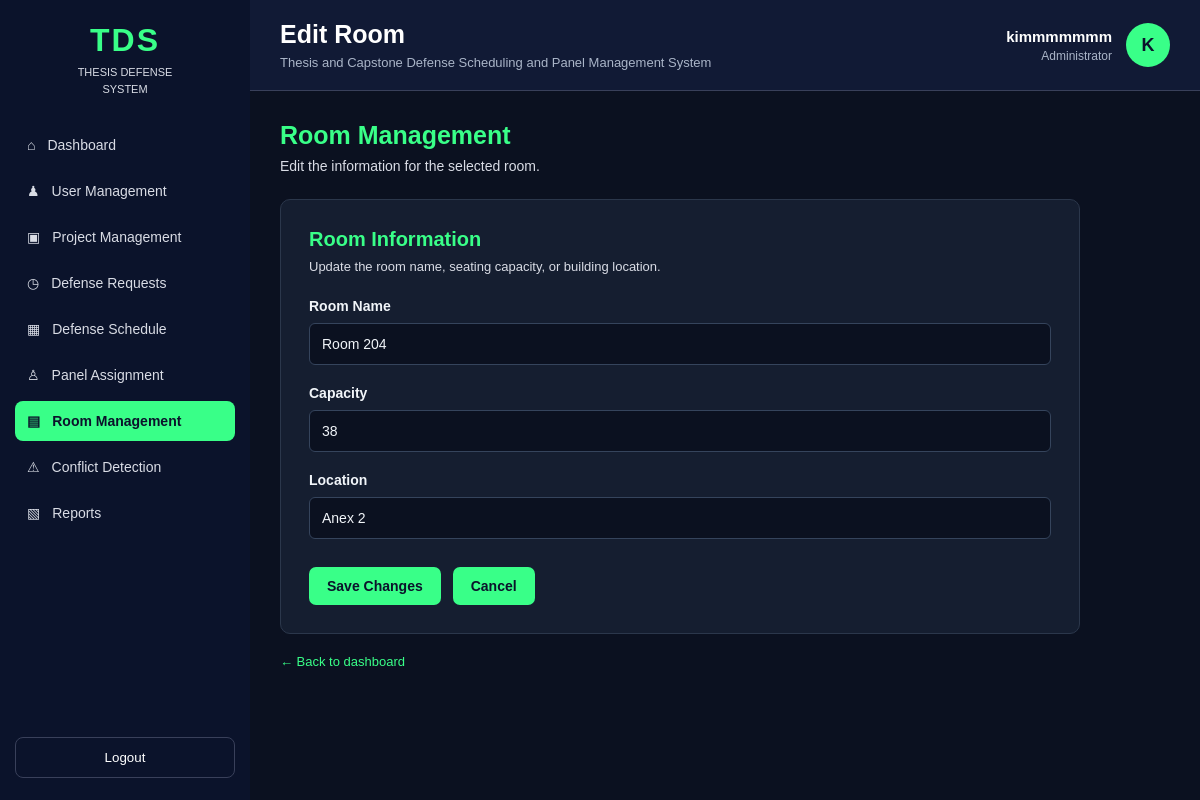
/edit_room.php?room_id=1 (signed in), run on the app's committed database.
### tables this page shows
CREATE TABLE `rooms` (
  `room_id` int(11) NOT NULL,
  `room_name` varchar(100) NOT NULL,
  `capacity` int(11) DEFAULT 10,
  `location` varchar(150) DEFAULT NULL,
  `is_active` tinyint(4) DEFAULT 1
);

### auth.php (called while the page is built, shortened)
<?php
function h($value): string
{
    return htmlspecialchars(
        (string) $value,
        ENT_QUOTES,
        'UTF-8'
    );
}
?>

### edit_room.php (the view, shortened to what this page needs)
<?php
require_once 'auth.php';
require_once 'db.php';
$name = $_SESSION['name'] ?? 'Administrator';
$room_id = filter_input(INPUT_GET, 'room_id', FILTER_VALIDATE_INT);
$stmt = $conn->prepare(
    "SELECT room_id, room_name, capacity, location
     FROM rooms
     WHERE room_id = ?"
);
$stmt->bind_param("i", $room_id);
$stmt->execute();
$result = $stmt->get_result();
$room = $result->fetch_assoc();
?>
<!DOCTYPE html>
<html lang="en">
<head>
    <link rel="stylesheet" href="admin_dashboard.css?v=3">
</head>
<body>
<aside class="sidebar">
    <div class="logo">
        <h2>TDS</h2>
        <p>THESIS DEFENSE<br>SYSTEM</p>
    </div>
    <nav>
        <a href="admin_dashboard.php#dashboard" class="nav-link">⌂ <span>Dashboard</span></a>
        <a href="admin_dashboard.php#users" class="nav-link">♟ <span>User Management</span></a>
        <a href="admin_dashboard.php#projects" class="nav-link">▣ <span>Project Management</span></a>
        <a href="admin_dashboard.php#requests" class="nav-link">◷ <span>Defense Requests</span></a>
        <a href="admin_dashboard.php#schedule" class="nav-link">▦ <span>Defense Schedule</span></a>
        <a href="admin_dashboard.php#panels" class="nav-link">♙ <span>Panel Assignment</span></a>
        <a href="admin_dashboard.php#rooms" class="nav-link active">▤ <span>Room Management</span></a>
        <a href="admin_dashboard.php#conflicts" class="nav-link">⚠ <span>Conflict Detection</span></a>
        <a href="admin_dashboard.php#reports" class="nav-link">▧ <span>Reports</span></a>
    </nav>
    <div class="logout">
        <form action="logout.php" method="POST">
            <button type="submit">Logout</button>
        </form>
    </div>
</aside>
<main class="main-content">
    <header class="topbar">
        <div>
            <h1>Edit Room</h1>
            <p>Thesis and Capstone Defense Scheduling and Panel Management System</p>
        </div>
        <div class="profile">
            <div class="profile-info">
                <strong><?= h($name) ?></strong>
                <small>Administrator</small>
            </div>
            <div class="profile-icon">
                <?= h(strtoupper(substr($name, 0, 1))) ?>
            </div>
        </div>
    </header>
    <section class="content-section active-section edit-room-section">
        <div class="section-heading">
            <h2>Room Management</h2>
            <p>Edit the information for the selected room.</p>
        </div>
        <div class="edit-room-card">
            <h2>Room Information</h2>
            <p class="form-description">
                Update the room name, seating capacity, or building location.
            </p>
            <form method="POST" action="update_room.php">
                <label for="room_name">Room Name</label>
                <input
                    type="text"
                    id="room_name"
                    name="room_name"
                    maxlength="100"
                    value="<?= h($room['room_name']) ?>"
                    required
                >
                <label for="capacity">Capacity</label>
                <input
                    type="number"
                    id="capacity"
                    name="capacity"
                    min="1"
                    value="<?= (int) $room['capacity'] ?>"
                    required
                >
                <label for="location">Location</label>
                <input
                    type="text"
                    id="location"
                    name="location"
                    maxlength="150"
                    value="<?= h($room['location'] ?? '') ?>"
                    required
                >
                <div class="edit-room-actions">
                    <button type="submit" class="btn">
                        Save Changes
                    </button>
                    <a href="admin_dashboard.php#rooms" class="btn">
                        Cancel
                    </a>
                </div>
            </form>
        </div>
        <a href="admin_dashboard.php#rooms" class="edit-room-back">
            ← Back to dashboard
        </a>
    </section>
</main>
</body>
</html>

### admin_dashboard.css (style rules this page uses)
:root { --prompt-blue: #0B132B; --dark-blue: #111A35; --ai-green: #39FF88; --white: #FFFFFF; --border-color: #39405A; --light-gray: #F4F6F8; --text-gray: #6B7280; }
* { margin: 0; padding: 0; box-sizing: border-box; }
body { font-family: Arial, sans-serif; background: var(--light-gray); color: #222; }
.sidebar { position: fixed; top: 0; left: 0; width: 250px; height: 100vh; overflow-y: auto; padding: 22px 15px; background: var(--prompt-blue); color: var(--white); display: flex; flex-direction: column; }
.logo { text-align: center; margin-bottom: 28px; }
.logo h2 { font-size: 32px; color: var(--ai-green); letter-spacing: 2px; }
.logo p { font-size: 11px; line-height: 1.5; margin-top: 5px; color: #D9DCE5; }
nav { display: flex; flex-direction: column; gap: 6px; }
.nav-link { display: flex; align-items: center; gap: 12px; padding: 12px; border-radius: 8px; text-decoration: none; color: #D9DCE5; font-size: 14px; transition: 0.2s; }
.nav-link.active { background: var(--ai-green); color: var(--prompt-blue); font-weight: bold; }
.logout { margin-top: auto; padding-top: 20px; }
.logout button { width: 100%; padding: 12px; color: white; background: transparent; border: 1px solid var(--border-color); border-radius: 8px; cursor: pointer; }
.main-content { margin-left: 250px; min-height: 100vh; }
.topbar { min-height: 90px; padding: 20px 30px; background: white; border-bottom: 1px solid #E5E7EB; display: flex; align-items: center; justify-content: space-between; gap: 20px; }
.topbar h1 { color: var(--prompt-blue); font-size: 25px; }
.topbar p { color: var(--text-gray); font-size: 13px; margin-top: 6px; }
.profile { display: flex; align-items: center; gap: 12px; }
.profile-info { text-align: right; }
.profile-info strong, .profile-info small { display: block; }
.profile-info small { color: var(--text-gray); margin-top: 4px; }
.profile-icon { width: 42px; height: 42px; background: var(--ai-green); color: var(--prompt-blue); border-radius: 50%; display: grid; place-items: center; font-weight: bold; }
.content-section { display: none; padding: 30px; }
.content-section.active-section { display: block; }
.card h2, .section-heading h2 { color: var(--prompt-blue); font-size: 20px; }
.section-heading { margin-bottom: 20px; }
.section-heading p { margin-top: 7px; color: var(--text-gray); font-size: 14px; }
.main-content { background: #0b1120; color: #f1f5f9; }
.content-section .card h2, .content-section .card h3, .content-section .section-heading h2, .content-section .empty-state h3, .content-section .report-grid .card h3 { color: #39FF88; }
.content-section .section-heading p, .content-section .empty-state p, .content-section .report-grid .card p { color: #D9DCE5; }
.topbar .profile { display: flex; align-items: center; gap: 14px; flex-shrink: 0; }
.topbar .profile-info strong { display: block; color: #0B132B !important; font-size: 15px; font-weight: 700; }
.topbar .profile-info small { display: block; color: #39405A !important; font-size: 12px; margin-top: 4px; }
.topbar .profile-icon { width: 44px; height: 44px; display: grid; place-items: center; flex-shrink: 0; border-radius: 50%; background: #39FF88; color: #0B132B; font-size: 18px; font-weight: bold; }
.topbar { background: #111A35; border-bottom: 1px solid #39405A; color: #FFFFFF; }
.topbar h1 { color: #FFFFFF; }
.topbar p { color: #AAB5C8; }
.topbar .profile-info strong { color: #FFFFFF !important; }
.topbar .profile-info small { color: #AAB5C8 !important; }
.topbar .profile-icon { background: #39FF88; color: #0B132B; }

### data on the page
rooms: room_name "Room 204", capacity "38", location "Anex 2"

### other printed values
$name "kimmmmmmm"
substr($name, 0, 1) "K"
